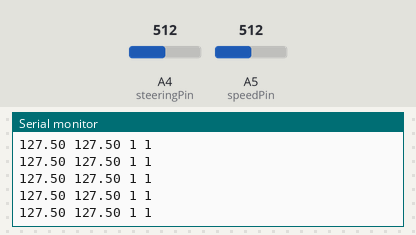
The sketch below on a simulated Arduino Uno, built with avr-gcc and run on an emulated ATmega328P. Parts: the last lines printed to the serial monitor. The inputs (shaded band) are chosen by the test bench; at power-on: A4 (steeringPin) = 512, A5 (speedPin) = 512.

Above: at 1.2 s.
1.3 s: A4 (steeringPin) set to 560
At 2.3 s:
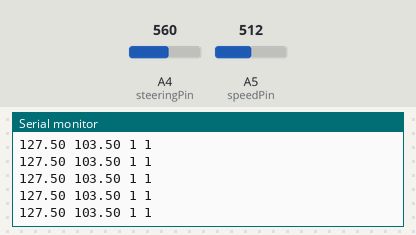
4.3 s: A4 (steeringPin) set to 582
At 5.0 s:
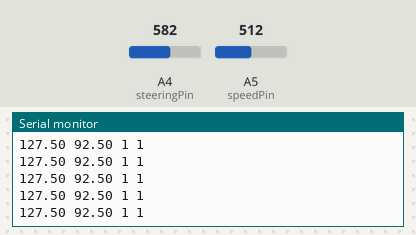
5.8 s: A4 (steeringPin) set to 732
At 6.8 s:
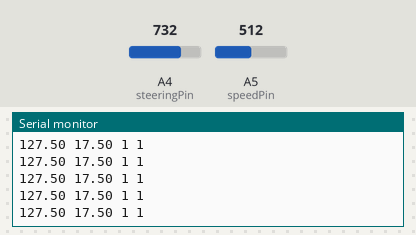
8.8 s: A4 (steeringPin) set to 758
At 9.9 s:
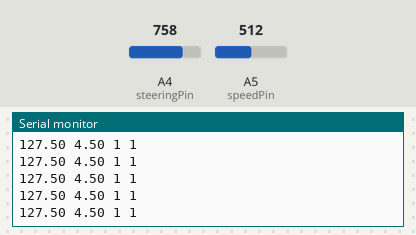
Timing chart, 0 to 11.8 s (numbered marks = the images above; inputs shaded):
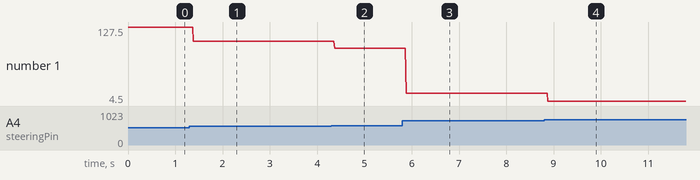

Measured:
- after the input at 1.3 s, the serial monitor: prints a new line after 0.08 s (image 1)
- after the input at 4.3 s, the serial monitor: prints a new line after 0.07 s (image 2)
- after the input at 5.8 s, the serial monitor: prints a new line after 0.08 s (image 3)
- after the input at 8.8 s, the serial monitor: prints a new line after 0.08 s (image 4)
- plotted number 1: 127.5 → 103.5 after the input at 1.3 s, 103.5 → 92.5 after the input at 4.3 s, 92.5 → 17.5 after the input at 5.8 s, 17.5 → 4.5 after the input at 8.8 s

The sketch:

Mekatronik_9.2.ino
```cpp
int steeringPin = A4;
int speedPin = A5;

int steeringValue = 0;
int speedValue = 0;

float rightSteeringValue;
float leftSteeringValue;

int leftPolarity;
int rightPolarity;

void setup() {
  Serial.begin(9600);
  pinMode(steeringPin, INPUT);
  pinMode(speedPin, INPUT);
}

void loop() {
  steeringValue = analogRead(steeringPin);
  speedValue = analogRead(speedPin);

  if (steeringValue <= 257){
    leftSteeringValue = map(steeringValue, 0, 257, 255, 0);
    rightSteeringValue = map(steeringValue, 0, 257, 255, 255);
  }
  else if (steeringValue <= 512){
    leftSteeringValue = map(steeringValue, 256, 512, 0, 255);
    rightSteeringValue = map(steeringValue, 256, 512, 255, 255);
  }
  else if (steeringValue <= 767){
    leftSteeringValue = map(steeringValue, 512, 767, 255, 255);
    rightSteeringValue = map(steeringValue, 512, 767, 255, 0);
  }
  else if (steeringValue <= 1023){
    leftSteeringValue = map(steeringValue, 767, 1023, 255, 255);
    rightSteeringValue = map(steeringValue, 767, 1023, 0, 255);

  }

  if (steeringValue <= 256){
    leftPolarity = -1;
  }
  else {
    leftPolarity = 1;
  }

  if (steeringValue >= 768){
    rightPolarity = -1;
  }
  else {
    rightPolarity = 1;
  }

  rightSteeringValue = constrain(rightSteeringValue, 0, 255);
  leftSteeringValue = constrain(leftSteeringValue, 0, 255);
  speedValue = map(speedValue, 0, 1023, 0, 1000);
  leftSteeringValue = (leftSteeringValue/1000) * speedValue;
  rightSteeringValue = (rightSteeringValue/1000) * speedValue;

  Serial.print(leftSteeringValue);
  Serial.print(" ");
  Serial.print(rightSteeringValue);
  Serial.print(" ");
  Serial.print(leftPolarity);
  Serial.print(" ");
  Serial.println(rightPolarity);
}
```
